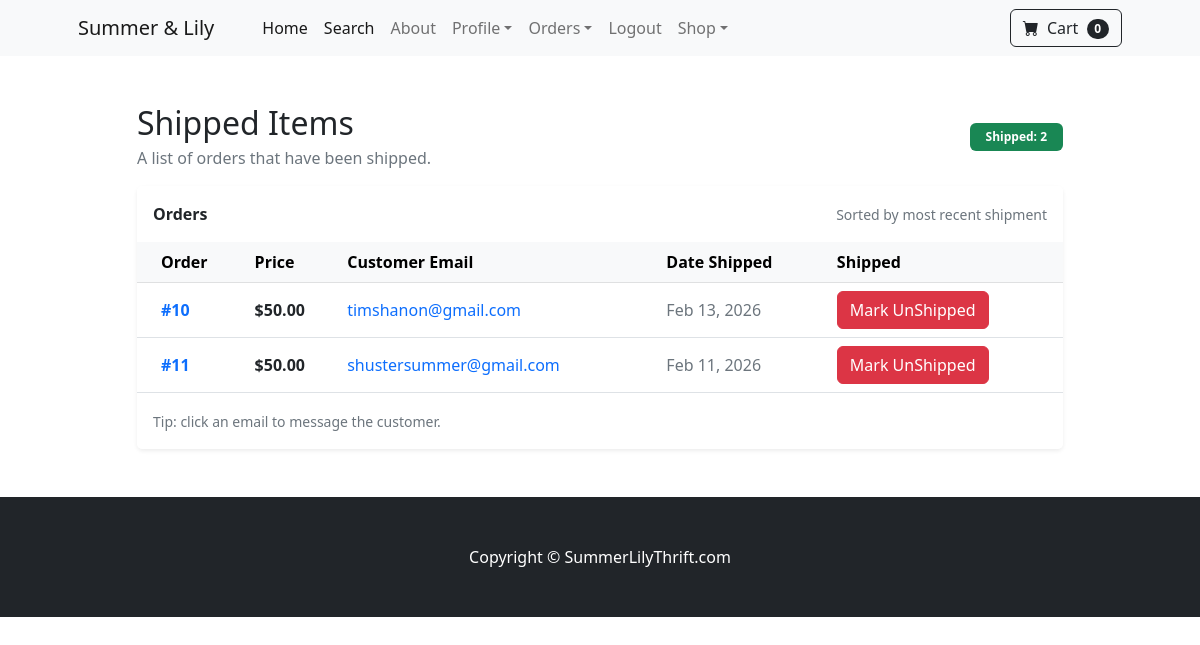
The page /payment/shipped_dash (signed in) on the database its author committed.
### payment/models.py (models this page shows, shortened)
class Order(models.Model):
    user = models.ForeignKey(User,on_delete=models.CASCADE,null=True,blank=True)
    full_name = models.CharField(max_length=250)
    email = models.EmailField(max_length=250)
    shipping_address = models.TextField(max_length=15000)
    amount_paid = models.DecimalField(max_digits=10, decimal_places=2)
    date_ordered = models.DateTimeField(auto_now_add=True)
    shipped = models.BooleanField(default=False)
    date_shipped = models.DateTimeField(blank=True,null=True)

### payment/views.py (the view, shortened to what this page needs)
def shipped_dash(request):
    if request.user.is_authenticated and request.user.is_superuser:
        orders = Order.objects.filter(shipped=True)
        return render(request, 'payment/shipped_dash.html', {"orders":orders})
    else:
        messages.success(request, "Access Denied")
        return redirect('home')

### cart/cart.py (called while the page is built)
    def __len__(self):
        return len(self.cart)

### cart/context_processors.py (called while the page is built)
def cart(request):
    return {'cart': Cart(request)}

### payment/templates/payment/shipped_dash.html (shortened to what this page needs)
{% extends 'base.html' %}
{% block content %}
<div class="container py-5">
  <div class="row justify-content-center">
    <div class="col-12 col-lg-10">
      <div class="d-flex align-items-center justify-content-between mb-3">
        <div>
          <h2 class="mb-1">Shipped Items</h2>
          <p class="text-muted mb-0">A list of orders that have been shipped.</p>
        </div>
        <span class="badge text-bg-success px-3 py-2">
          Shipped: {{ orders|length }}
        </span>
      </div>
      <div class="card shadow-sm border-0">
        <div class="card-header bg-white border-0 py-3">
          <div class="d-flex flex-wrap gap-2 align-items-center justify-content-between">
            <strong class="mb-0">Orders</strong>
            <small class="text-muted">Sorted by most recent shipment</small>
          </div>
        </div>
        <div class="card-body p-0">
          <div class="table-responsive">
            <table class="table table-hover align-middle mb-0">
              <thead class="table-light">
                <tr>
                  <th scope="col" class="ps-4">Order</th>
                  <th scope="col">Price</th>
                  <th scope="col">Customer Email</th>
                  <th scope="col">Date Shipped</th>
                  <th scope="col">Shipped</th>
                </tr>
              </thead>
              <tbody>
                {% if orders %}
                  {% for item in orders %}
                       <td class="ps-4">
                        <a href="{% url 'orders' item.id %}"
                           class="text-decoration-none fw-semibold">
                          #{{ item.id }}
                        </a>
                      </td>
                      <td class="fw-semibold">
                        ${{ item.amount_paid }}
                      </td>
                      <td>
                        <a class="text-decoration-none" href="mailto:{{ item.email }}">
                          {{ item.email }}
                        </a>
                      </td>
                      <td>
                        <span class="text-muted">
                          {{ item.date_shipped|date:"M d, Y" }}
                        </span>
                      </td>
                      <td>
                        <form method="POST">
                          <button type = "submit" class="btn btn-danger btn-small">Mark UnShipped</button>
                        </form>
                      </td>
                  {% endfor %}
                {% else %}
                  <tr>
                    <td colspan="4" class="text-center py-5">
                      <div class="text-muted">No shipped orders found.</div>
                    </td>
                  </tr>
                {% endif %}
              </tbody>
            </table>
          </div>
        </div>
        <div class="card-footer bg-white border-0 py-3">
          <small class="text-muted">
            Tip: click an email to message the customer.
          </small>
        </div>
      </div>
    </div>
  </div>
</div>
{% endblock %}

### rows shown on the page
Order: id "10", amount_paid "50.00", email "timshanon@gmail.com", date_shipped "Feb 13, 2026"
Order: id "11", amount_paid "50.00", email "shustersummer@gmail.com", date_shipped "Feb 11, 2026"

### other values the page prints
{{ cart | length }} "0"
{{ orders|length }} "2"
